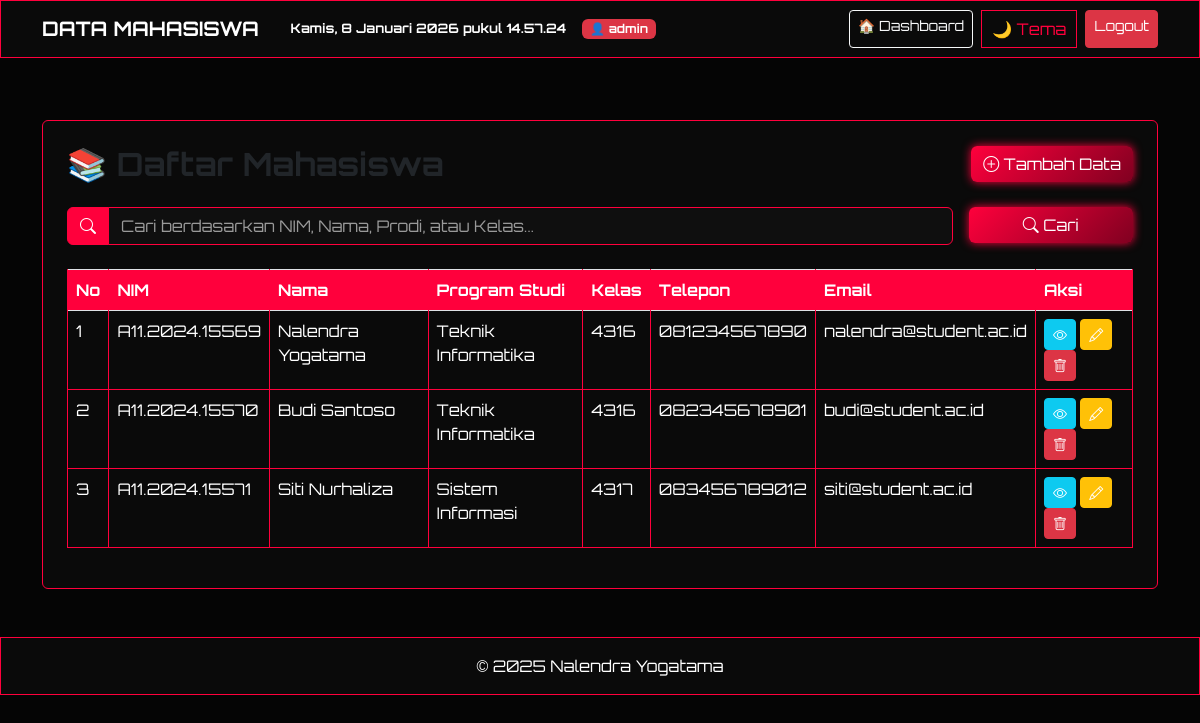
Screenshot of /mahasiswa.php (signed in) with the database file from the repository.
### tables this page shows
CREATE TABLE IF NOT EXISTS `mahasiswa` (
  `id` int(11) NOT NULL AUTO_INCREMENT,
  `nim` varchar(20) NOT NULL,
  `nama` varchar(100) NOT NULL,
  `prodi` varchar(50) NOT NULL,
  `kelas` varchar(10) NOT NULL,
  `alamat` text,
  `telepon` varchar(15),
  `email` varchar(50),
  `created_at` timestamp NOT NULL DEFAULT CURRENT_TIMESTAMP,
  PRIMARY KEY (`id`),
  UNIQUE KEY `nim` (`nim`)
);

### mahasiswa.php (the view, shortened to what this page needs)
<?php
include "koneksi.php";
if (isset($_GET['search'])) {
    $search = $_GET['search'];
    $query = mysqli_query($conn,
        "SELECT * FROM mahasiswa
         WHERE nim LIKE '%$search%'
         OR nama LIKE '%$search%'
         OR prodi LIKE '%$search%'
         OR kelas LIKE '%$search%'
         ORDER BY nim ASC"
    );
} else {
    $query = mysqli_query($conn, "SELECT * FROM mahasiswa ORDER BY nim ASC");
}
$total_data = mysqli_num_rows($query);
?>
<!DOCTYPE html>
<html lang="id">
<head>
<link href="https://cdn.jsdelivr.net/npm/bootstrap-icons@1.11.1/font/bootstrap-icons.css" rel="stylesheet">
<link href="https://cdn.jsdelivr.net/npm/bootstrap@5.3.3/dist/css/bootstrap.min.css" rel="stylesheet">
</head>
<body>
<nav class="navbar fixed-top">
  <div class="container">
    <span class="navbar-brand fw-bold text-danger">DATA MAHASISWA</span>
    <span id="datetime" class="ms-3 fw-bold"></span>
    <span class="badge bg-danger ms-3">👤 <?php echo $_SESSION['username']; ?></span>
    <div class="ms-auto d-flex gap-2">
      <a href="admin.php" class="btn btn-outline-light btn-sm">🏠 Dashboard</a>
      <button class="theme-toggle" onclick="toggleTheme()">🌙 Tema</button>
      <a href="logout.php" class="btn btn-danger btn-sm">Logout</a>
    </div>
  </div>
</nav>
<div class="container mt-5 pt-5">
  <div class="card p-4 mt-4">
    <div class="d-flex justify-content-between align-items-center mb-4">
      <h2 class="fw-bold mb-0">📚 Daftar Mahasiswa</h2>
      <a href="mahasiswa_create.php" class="btn btn-cyber">
        <i class="bi bi-plus-circle"></i> Tambah Data
      </a>
    </div>
    <div class="mb-4">
      <form method="GET" action="" class="row g-3">
        <div class="col-md-10">
          <div class="input-group">
            <span class="input-group-text" style="background:var(--accent);border:1px solid var(--accent)">
              <i class="bi bi-search text-white"></i>
            </span>
            <input type="text" name="search" class="form-control"
                   placeholder="Cari berdasarkan NIM, Nama, Prodi, atau Kelas..."
                   value="<?php echo isset($_GET['search']) ? $_GET['search'] : ''; ?>"
                   style="background:var(--input);border:1px solid var(--accent);color:var(--text)">
          </div>
        </div>
        <div class="col-md-2">
          <button type="submit" class="btn btn-cyber w-100">
            <i class="bi bi-search"></i> Cari
          </button>
        </div>
      </form>
    </div>
    <div class="table-responsive" style="background:var(--card)">
      <table class="table table-bordered table-hover">
        <thead>
          <tr>
            <th>No</th>
            <th>NIM</th>
            <th>Nama</th>
            <th>Program Studi</th>
            <th>Kelas</th>
            <th>Telepon</th>
            <th>Email</th>
            <th>Aksi</th>
          </tr>
        </thead>
        <tbody>
          <?php
          $no = 1;
          if($total_data > 0){
            while($data = mysqli_fetch_array($query)){
          ?>
          <tr>
            <td><?php echo $no++; ?></td>
            <td><?php echo $data['nim']; ?></td>
            <td><?php echo $data['nama']; ?></td>
            <td><?php echo $data['prodi']; ?></td>
            <td><?php echo $data['kelas']; ?></td>
            <td><?php echo $data['telepon']; ?></td>
            <td><?php echo $data['email']; ?></td>
            <td>
              <a href="mahasiswa_detail.php?id=<?php echo $data['id']; ?>"
                 class="btn btn-info btn-sm" title="Detail">
                <i class="bi bi-eye"></i>
              </a>
              <a href="mahasiswa_update.php?id=<?php echo $data['id']; ?>"
                 class="btn btn-warning btn-sm" title="Edit">
                <i class="bi bi-pencil"></i>
              </a>
              <a href="mahasiswa_delete.php?id=<?php echo $data['id']; ?>"
                 class="btn btn-danger btn-sm"
                 onclick="return confirm('Yakin ingin menghapus data ini?')"
                 title="Hapus">
                <i class="bi bi-trash"></i>
              </a>
            </td>
          </tr>
          <?php
            }
          } ?>
        </tbody>
      </table>
    </div>
  </div>
</div>
<footer class="text-center py-3 mt-5">
  <p class="mb-0">&copy; 2025 Nalendra Yogatama</p>
</footer>
</body>
</html>

### mahasiswa.php (style rules this page uses)
* { font-family:'Orbitron',sans-serif }
body { --bg:#050505;--card:#0a0a0a;--text:#fff;--accent:#ff003c; }
body { background:var(--bg);color:var(--text);transition:.3s;min-height:100vh }
.navbar,.card,footer { background:var(--card)!important;border:1px solid var(--accent) }
.theme-toggle { border:1px solid var(--accent);background:transparent;color:var(--accent);padding:6px 10px }
#datetime { color:var(--accent);font-size:13px }
body:not(.light) { color: #ffffff; }
body:not(.light) p, body:not(.light) li, body:not(.light) span, body:not(.light) label { color: #ffffff !important; }
body:not(.light) .form-control { background: #0f0f0f !important; color: #ffffff !important; border-color: #ff003c !important; }
body:not(.light) .form-control::placeholder { color: #999999 !important; }
body:not(.light) .input-group-text { background: #ff003c !important; border-color: #ff003c !important; }
.table { color:var(--text) !important; background:transparent !important; }
.table thead { background:var(--accent) !important; color:#fff !important; }
.table tbody { background:var(--card) !important; }
.table tbody tr { background:var(--card) !important; border-bottom:1px solid var(--accent); }
.table td, .table th { color:var(--text) !important; border-color:var(--accent) !important; background:transparent !important; }
body:not(.light) .table { background: #0a0a0a !important; }
body:not(.light) .table tbody { background: #0a0a0a !important; }
body:not(.light) .table tbody tr { background: #0a0a0a !important; }
body:not(.light) .table td, body:not(.light) .table th { color: #ffffff !important; background: transparent !important; }
body:not(.light) .table thead th { background: #ff003c !important; color: #ffffff !important; }
body:not(.light) .btn-info, body:not(.light) .btn-warning, body:not(.light) .btn-danger { color: #ffffff !important; }
.btn-cyber { background:linear-gradient(135deg,var(--accent),#800020); border:none;color:#fff; box-shadow:0 0 10px var(--accent); }

### rows the page displays
mahasiswa: nim "A11.2024.15569", nama "Nalendra Yogatama", prodi "Teknik Informatika", kelas "4316", telepon "081234567890", email "nalendra@student.ac.id"
mahasiswa: nim "A11.2024.15570", nama "Budi Santoso", prodi "Teknik Informatika", kelas "4316", telepon "082345678901", email "budi@student.ac.id"
mahasiswa: nim "A11.2024.15571", nama "Siti Nurhaliza", prodi "Sistem Informasi", kelas "4317", telepon "083456789012", email "siti@student.ac.id"

### other values shown
$_SESSION['username'] "admin"
